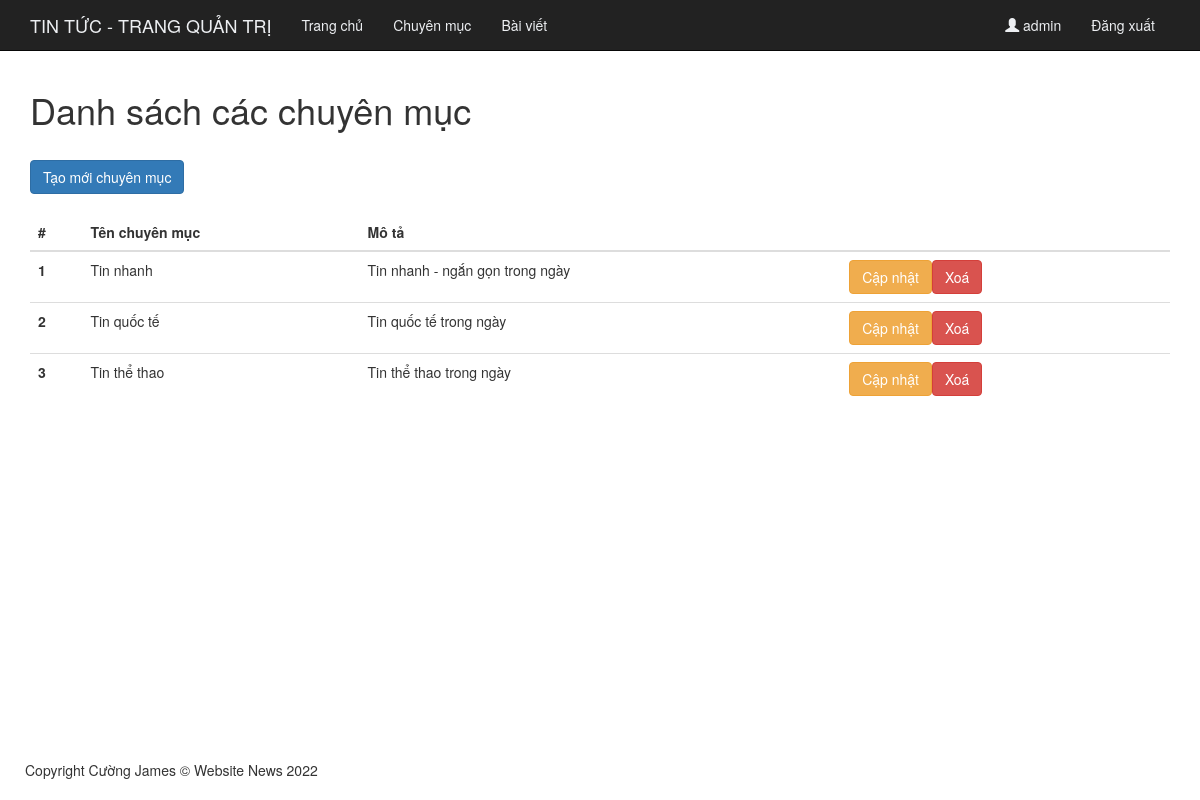
Page /categories (signed in) on the committed database.
### tables this page shows
CREATE TABLE `categories` (
  `id` int(10) NOT NULL,
  `name` varchar(255) NOT NULL,
  `description` text NOT NULL,
  `created_at` timestamp NULL DEFAULT NULL,
  `updated_at` timestamp NULL DEFAULT NULL
);

### app/controllers/BaseController.php (called while the page is built, shortened)
<?php
class BaseController
{
    protected function view($viewPath, $data = [])
    {
        return require_once(self::VIEW_FOLDER . '/' . str_replace(".", '/', $viewPath) . '.php');
    }
}

### app/controllers/CategoryController.php (called while the page is built, shortened)
<?php
class CategoryController extends BaseController
{
    public function index()
    {
        $categoriesRepository = new CategoryRepository();
        return $this->view('categories.index', ['categories' => $categoriesRepository->getAllCategories()]);
    }
}

### libs/Route.php (called while the page is built, shortened)
<?php
class Route
{
    private static $routeTable = [];
    public $currentRoute = null;
    public static function setRouteTable($method, $pattern, $dest = [], $middleware = [])
    {
        self::$routeTable[$method][$pattern] = [
            'controller' => $dest[0],
            'action' => $dest[1] ?? 'index',
            'middleware' => $middleware,
        ];
    }
    public function matchController()
    {
        $current = $this->getRoute();
        $controller = new $convertController;
        $action = $current['action'];
        call_user_func_array([$controller, $action], $current['param']);
    }
    public function getRoute()
    {
        return $this->currentRoute;
    }
    private function matching()
    {
        $url = parse_url($_SERVER['REQUEST_URI']);
        $method = $_SERVER['REQUEST_METHOD'];
        $path = $url['path'];
        $routeTables = self::$routeTable[$method];
        $patternScore = [];
        foreach ($routeTables as $pattern => $value) {
            $patternScore[] = $this->patternScore($path, $pattern);
        }
        usort($patternScore, function ($a, $b) {
            if ($a['score'] === $b['score']) {
                if ($a['param'] == "" && $b['param'] == "") {
                    $a['param'] = $b['param'] = "";
                } else {
                    return count($a['param']) < count($b['param']);
                }
            }
            return $a['score'] < $b['score'];
        });
        $this->currentRoute = self::$routeTable[$method][$patternScore[0]['pattern']];
        $this->currentRoute['param'] = $patternScore[0]['param'];
    }
    private function patternScore($path, $pattern)
    {
        $path = explode('/', $path);
        $exPattern = explode('/', $pattern);
        if (count($path) != count($exPattern)) {
            return ['score' => 0, 'param' => '', 'pattern' => $pattern];
        }
        $score = 0;
        $param = [];
        foreach ($exPattern as $key => $value) {
            if ($path[$key] == $value) {
                $score += 1;
            } else {
                $convertP = $this->convertParam($value);
                if ($convertP) {
                    $param[$convertP] = $path[$key];
                }
            }
        }
        return ['score' => $score, 'param' => $param, 'pattern' => $pattern];
    }
    private function convertParam($value)
    {
        return '';
    }
}

### routes/web.php (called while the page is built, shortened)
<?php
$router = new Route();
$route = $router->matchController();

### public/index.php (called while the page is built, shortened)
<?php
require_once __DIR__ . '/../routes/web.php';
require_once __DIR__ . '/../libs/DB.php';

### libs/Model.php (called while the page is built, shortened)
<?php
class Model extends DB
{
    protected $connect;
    protected $table = '';
    public function __construct()
    {
        $this->connect = $this->connect();
        $this->table = $this->getNameTable();
    }
    public function getNameTable()
    {
        $result = '';
        if ($this->table == '') {
            $result = str_replace('_model', '', get_class($this));
        } else {
            $result = $this->table;
        }
        return $result;
    }
    private function _query($sql)
    {
        $result = mysqli_query($this->connect, $sql);
        return $result;
    }
    public function getAll()
    {
        $sql = "SELECT * FROM $this->table";
        $result = $this->_query($sql);
        $data = [];
        while ($row = mysqli_fetch_assoc($result)) {
            $data[] = $row;
        }
        return $data;
    }
}

### libs/DB.php (called while the page is built, shortened)
<?php
class DB
{
    public function connect()
    {
        $connec = mysqli_connect(self::HOST, self::USERNAME, self::PASSWORD, self::DB_NAME);
        mysqli_set_charset($connec, 'utf8');
        if (mysqli_connect_errno() == 0) {
            return $connec;
        }
        return false;
    }
}

### app/repositories/CategoryRepository.php (called while the page is built, shortened)
<?php
class CategoryRepository implements CategoryRepositoryInterface
{
    public function __construct()
    {
        $this->model = new Category();
    }
    public function getAllCategories()
    {
        return $this->model->getAll();
    }
}

### app/views/categories/index.php (the view, shortened to what this page needs)
<?php require_once __DIR__ . '/../layouts/header.php'; ?>
    <section class="container">
        <h1>Danh sách các chuyên mục</h1>
        <br>
        <a href="/categories/add" class="btn btn-primary">Tạo mới chuyên mục</a>
        <br>
        <table class="table table-hover" style="margin-top: 2rem;">
            <thead>
            <tr>
                <th scope="col">#</th>
                <th scope="col">Tên chuyên mục</th>
                <th scope="col">Mô tả</th>
                <th scope="col"></th>
            </tr>
            </thead>
            <tbody>
            <?php if (isset($categories) && count($categories) > 0) { ?>
                <?php $index = 1; ?>
                <?php foreach ($categories as $item) { ?>
                    <tr>
                        <th scope="row"><?= $index ?></th>
                        <td><?= $item['name'] ?></td>
                        <td><?= $item['description'] ?></td>
                        <td>
                            <div style="display:flex;">
                                <a href="/categories/edit?id=<?= $item['id'] ?>" class="btn btn-warning">Cập nhật</a>
                                <form action="/categories/delete" method="POST">
                                    <button type="submit" class="btn btn-danger">Xoá</button>
                                </form>
                            </div>
                        </td>
                        <?php $index++; ?>
                    </tr>
                <?php } ?>
            <?php } ?>
            </tbody>
        </table>
    </section>
<?php require_once __DIR__ . '/../layouts/footer.php'; ?>

### public/css/shop-homepage.css (style rules this page uses)
body { padding-top: 70px; }

### public/css/my.css (style rules this page uses)
a { color: black; }
body { display: flex; flex-direction: column; min-height: 100vh; margin:0; }

### rows in the picture
categories: name "Tin nhanh", description "Tin nhanh - ngắn gọn trong ngày"
categories: name "Tin quốc tế", description "Tin quốc tế trong ngày"
categories: name "Tin thể thao", description "Tin thể thao trong ngày"

### other values in the picture
$_SESSION['username'] "admin"
